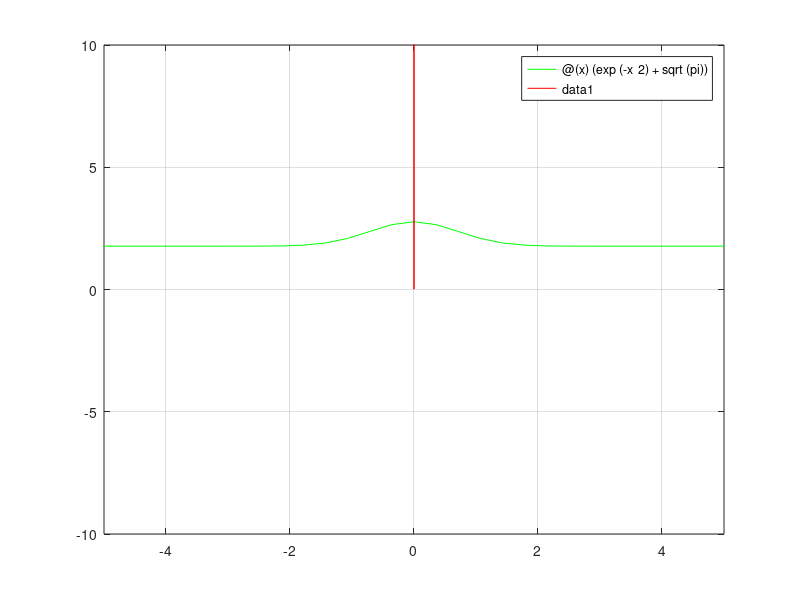

Reproduce this figure in MATLAB.
clc 
clear all; 
%declarando de forma anonima la funcion
f2=@(x)(exp(-x^2)+sqrt(pi));
fplot(f2,[-20,20], 'g');
hold on

f1=@(x)(x-1/8)^2*(exp(x^2));
fplot(f1,[-20,20], 'r');
hold on
axis([-5 5 -10 10])

f3=@(x)(exp(-x^2)+sqrt(pi))-(x-1/8)^2*(exp(x^2));

%colocar cuadricula
grid on
%podemos pausar para ingresar de forma manual el valor de a y b e incluso
a=0
b=-1
tol=0.001
%calculando
format long
r=(a+b)/2
e=(b-a)/2
fprintf('Fin Iteracion\n');
while e>tol
    f_3=f3(r)
    if f_3==0
        e=0;
    else
        f_32=f3(0)*f3(r)
        if f_32<0
            b=r;
        else
            a=r;
        end
        r=(a+b)/2
        e=(b-a)/2
    end
    fprintf('Fin Iteracion\n');
end
fprintf('La raiz 1 es %5.5f con un error de %1.5f\n', r, e);
fprintf('INICIO RAIZ DOS\n');
a=0;
b=0;
r=0;
e=0;
f_3=0;
f_32=0;
%colocar cuadricula
grid on
%podemos pausar para ingresar de forma manual el valor de a y b e incluso
a=0.5
b=2
tol=0.001
%calculando
format long
r=(a+b)/2
e=(b-a)/2
fprintf('Fin Iteracion\n');
while e>tol
    f_3=f3(r)
    if f_3==0
        e=0;
    else
        f_32=f3(0)*f3(r)
        if f_32<0
            b=r;
        else
            a=r;
        end
        r=(a+b)/2
        e=(b-a)/2
    end
    fprintf('Fin Iteracion\n');
end
fprintf('La raiz 2 es %5.5f con un error de %1.5f\n', r, e);
